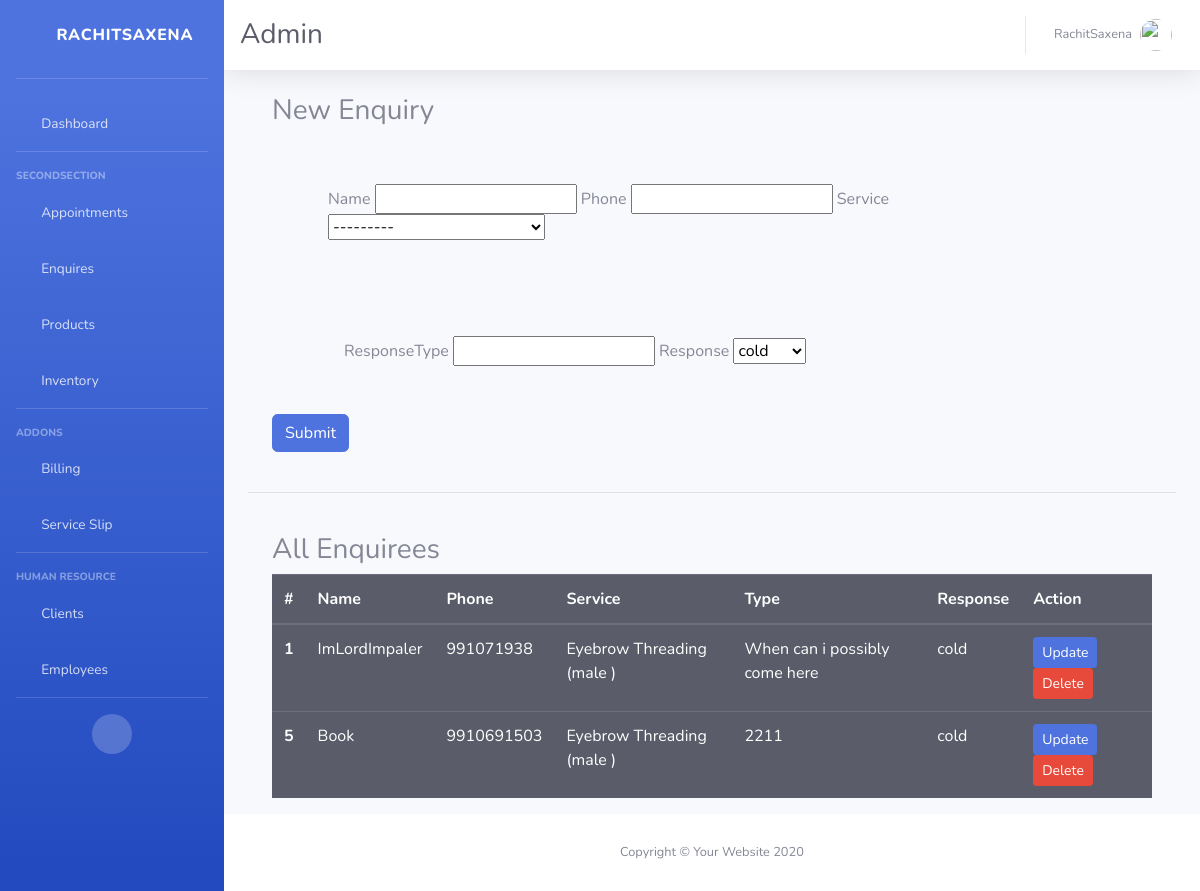
Before: /old/enquiry (signed in) with the older database file.
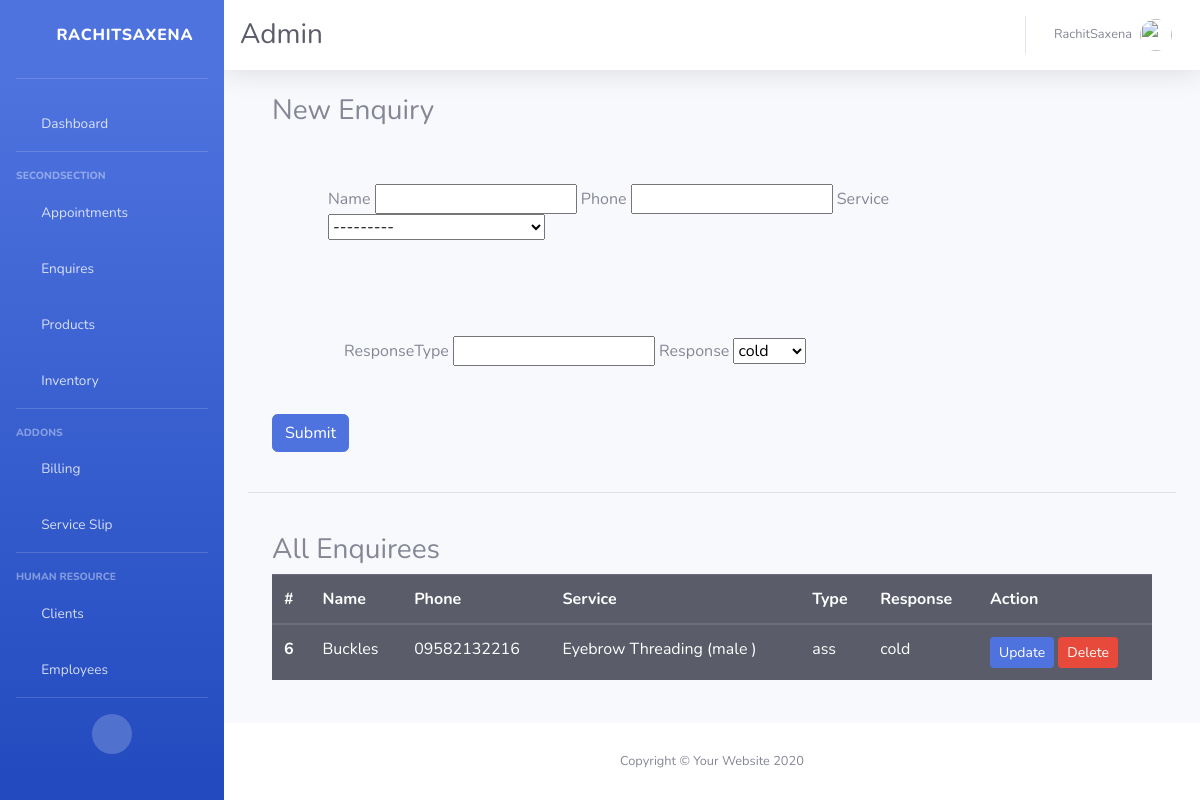
After: the same page with the newer database file.
### basic/models.py (models this page shows, shortened)
class Enquiry(models.Model):
    name = models.CharField(max_length=100 , null=True  , blank=True)
    phone = models.CharField(max_length=100 , null=True  , blank=True)
    service = models.ForeignKey(Service , on_delete=models.CASCADE)
    date = models.DateTimeField(auto_now_add=True)
    responseType = models.CharField(null=True , blank=True , max_length=100)
    response = models.CharField(max_length= 10 , choices=ENQUIRY_TYPE , default='cold')

class Service(models.Model):
    name = models.CharField(max_length=100 , null=True ,blank=True)
    price = models.IntegerField(default=0)
    duration = models.IntegerField(default=0)
    mprice = models.IntegerField(default=0)
    gender = models.CharField(max_length=10 , choices=GENDER_TYPES , default='others')
    def __str__(self):
        return (self.name + ' (' + self.gender + ' )')

### basic/views.py (the view)
# urls.py: path('enquiry' , views.enquiry , name='enquiry'),
@login_required(login_url='loginPage')
def enquiry(request):
    enq = Enquiry.objects.all()
    form = EnquiryForm()
    if request.method == 'POST':
        form = EnquiryForm(request.POST)
        if form.is_valid():
            form.save()
            return redirect('dashboard')
        else :
            return HttpResponse('<h3> Try again </h3>')
    else :
        form = EnquiryForm()
    params = {
        'form' : form ,
        'pro' : enq
    }
    return render(request , 'basic/enquiry.html' , params)

### basic/forms.py
class EnquiryForm(ModelForm):
    class Meta:
        model = Enquiry
        fields = '__all__'

### basic/templates/basic/enquiry.html
{% extends 'basic/base.html' %}
{% block content %}
    <div class='container commonContainer'>
        <h3>New Enquiry </h3>
        <form method='post'  class="form-inline"  action=''> {% csrf_token %}
            <div class='container px-2 m-5'>
            {{form.name.label}}
            {{form.name}}
            {{form.phone.label}}
            {{form.phone}}
            {{form.service.label}}
            {{form.service}}
            </div>
            <div class='container px-4 m-5'>
            {{form.responseType.label}}
            {{form.responseType}}
            {{form.response.label}}
            {{form.response}}
            </div>
            <button type="submit" value="Submit" class='btn btn-primary'>Submit</button>
        </form>
    </div>
    <br>
    <hr>
    <br>
    <div class='container'>
        <h3> All Enquirees </h3>
        <table class="table table-dark enquiryTable">
                  <thead>
                    <tr>
                      <th scope="col">#</th>
                      <th scope="col">Name</th>
                      <th scope="col">Phone</th>
                      <th scope="col">Service</th>
                      <th scope="col">Type</th>
                      <th scope='col'>Response</th>
                      <th scope='col'>Action </th>
                    </tr>
                  </thead>
                  <tbody>
                  {% for i in pro %}
                    <tr>
                      <th scope="row">{{i.id}}</th>
                      <td>{{i.name}}</td>
                      <td>{{i.phone}}</td>
                      <td>{{i.service}}</td>
                      <td>{{i.responseType}}</td>
                      <td>{{i.response}}</td>
                      <td>
                        <a class='btn btn-sm btn-primary' href="{% url 'enquiryUpdate' i.id %}">Update </a>
                        <a class='btn btn-sm btn-danger' href="{% url 'enquiryDelete' i.id %}">Delete </a>
                       </td>
                    </tr>
                    {% endfor %}
                  </tbody>
                </table>
    </div>
{% endblock content %}

Changed rows visible on the page:
removed Enquiry: id "1", name "ImLordImpaler", phone "991071938", service "Eyebrow Threading (male )", responseType "When can i possibly come here", response "cold"
removed Enquiry: id "5", name "Book", phone "9910691503", service "Eyebrow Threading (male )", responseType "2211", response "cold"
added Enquiry: id "6", name "Buckles", phone "09582132216", service "Eyebrow Threading (male )", responseType "ass", response "cold"
